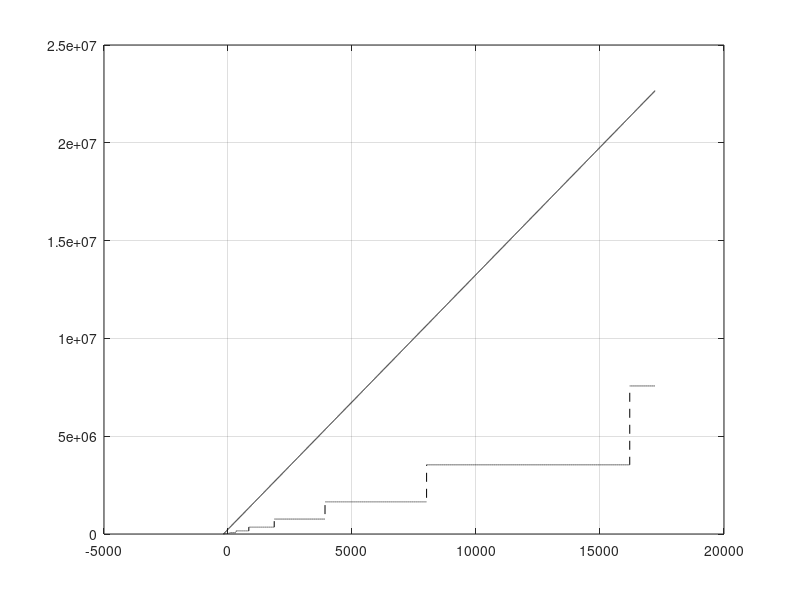

The MATLAB source for this figure: (Note: this script raises an error after producing the figure.)
close all
clear all

figure(1); clf
convLength = 1:2^14+1024;
L_m = [186 23 186+23-1];
for loops = 1:length(L_m)
L = L_m(loops);
N = convLength-L+1;
numFLOPSperConvOutput = 7*L; % (4 multiplies, 2 adds)*L + L(1 add for the summation)

convFlops = convLength.*numFLOPSperConvOutput;

fftFlops = 0*convFlops;
for i = 1:length(N)
    Nfft = 2^nextpow2(L+N(i)-1);
    fftFlops(i) = 5*Nfft*log2(Nfft) + 5*Nfft*log2(Nfft) + 6*Nfft + 5*Nfft*log2(Nfft);
end




    latexWidth = 5*0.8;
    latexHeight = 4*0.8;
figure(loops)
ff1 = plot(N,convFlops,'k-', N,fftFlops,'k--'); grid on
for i = 1:2
ff1(i).LineWidth =1;
end
marge = axis;
axis([0 16497 marge(3:4)])
ax = gca;
legend('Time Domain','Frequency Domain','Location', 'NorthWest')
% title(['Convolution with Filter Length ' num2str(L)])
xlabel('signal length')
ylabel('flops')
ax.FontName = 'Times New Roman';

ff = gcf;
homer = ff.Units;
ff.Units = 'inches';
bart = ff.Position;
ff.Position = [bart(1:2) latexWidth latexHeight];
ff.PaperPositionMode = 'auto';
ff.Units = homer;
drawnow
% print(ff, '-depsc', ['Theory' num2str(L) 'Tap_flops']) %save as eps a 
marge = axis;
    ax = gca;
    ax.FontName = 'Times New Roman';
    set(gca,'LineWidth',1)
    
    ff = gcf;
    homer = ff.Units;
    ff.Units = 'inches';
    bart = ff.Position;
    ff.Position = [bart(1:2) latexWidth latexHeight];
    ff.PaperPositionMode = 'auto';
    ff.Units = homer;
    drawnow
    saveas(gcf,['Theory' num2str(L) 'Tap_flops'],'meta')
end




    latexWidth = 5*0.8;
    latexHeight = 4*0.8;
figure(3)

L = 1:383;
N = 12672;
numFLOPSperConvOutput = 7*L; % (4 multiplies, 2 adds)*L + L(1 add for the summation)

convFlops = (N+L-1).*numFLOPSperConvOutput;

fftFlops = 0*convFlops;
for i = 1:length(L)
    Nfft = 2^nextpow2(L(i)+N-1);
    fftFlops(i) = 5*Nfft*log2(Nfft) + 5*Nfft*log2(Nfft) + 6*Nfft + 5*Nfft*log2(Nfft);
end
% return

ff1 = plot(L,convFlops,'k-', L,fftFlops,'k--'); grid on
for i = 1:2
ff1(i).LineWidth =1;
end
marge = axis;
axis([1 381 marge(3:4)])
ax = gca;
legend('Time Domain','Frequency Domain','Location', 'NorthWest')
% title(['Convolution with Filter Length ' num2str(L)])
xlabel('filter length')
ylabel('flops')
ax.FontName = 'Times New Roman';

ff = gcf;
homer = ff.Units;
ff.Units = 'inches';
bart = ff.Position;
ff.Position = [bart(1:2) latexWidth latexHeight];
ff.PaperPositionMode = 'auto';
ff.Units = homer;
drawnow

    marge = axis;
    ax = gca;
    ax.FontName = 'Times New Roman';
    set(gca,'LineWidth',1)
    
    ff = gcf;
    homer = ff.Units;
    ff.Units = 'inches';
    bart = ff.Position;
    ff.Position = [bart(1:2) latexWidth latexHeight];
    ff.PaperPositionMode = 'auto';
    ff.Units = homer;
    drawnow
    saveas(gcf,['Theory' num2str(N) 'signal_flops'],'meta')
% print(ff, '-depsc', ['Theory' num2str(N) 'signal_flops']) %save as eps a 

